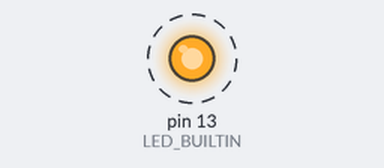
Recording of a sketch running on a simulated Arduino Uno, built with avr-gcc and run on an emulated ATmega328P. On the bench: output pins drawn as LEDs (lit = HIGH). Dashed ring = blinking.

Above: at 0.5 s.
Timing chart, 0 to 4.6 s (numbered marks = the images above):
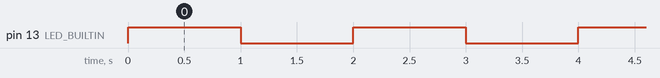

The sketch:

BlinkDesdeMetodo_Velazco.ino
```cpp
void setup() {
  pinMode(LED_BUILTIN, OUTPUT);
}

void loop() {
  parpadeo();
}

void parpadeo(){
  digitalWrite(LED_BUILTIN, HIGH);
  delay(1000);
  digitalWrite(LED_BUILTIN, LOW);
  delay(1000);
}
```

Measured:
- by itself, pin 13 (LED_BUILTIN): alternates HIGH for 1.0 s and LOW for 1.0 s
